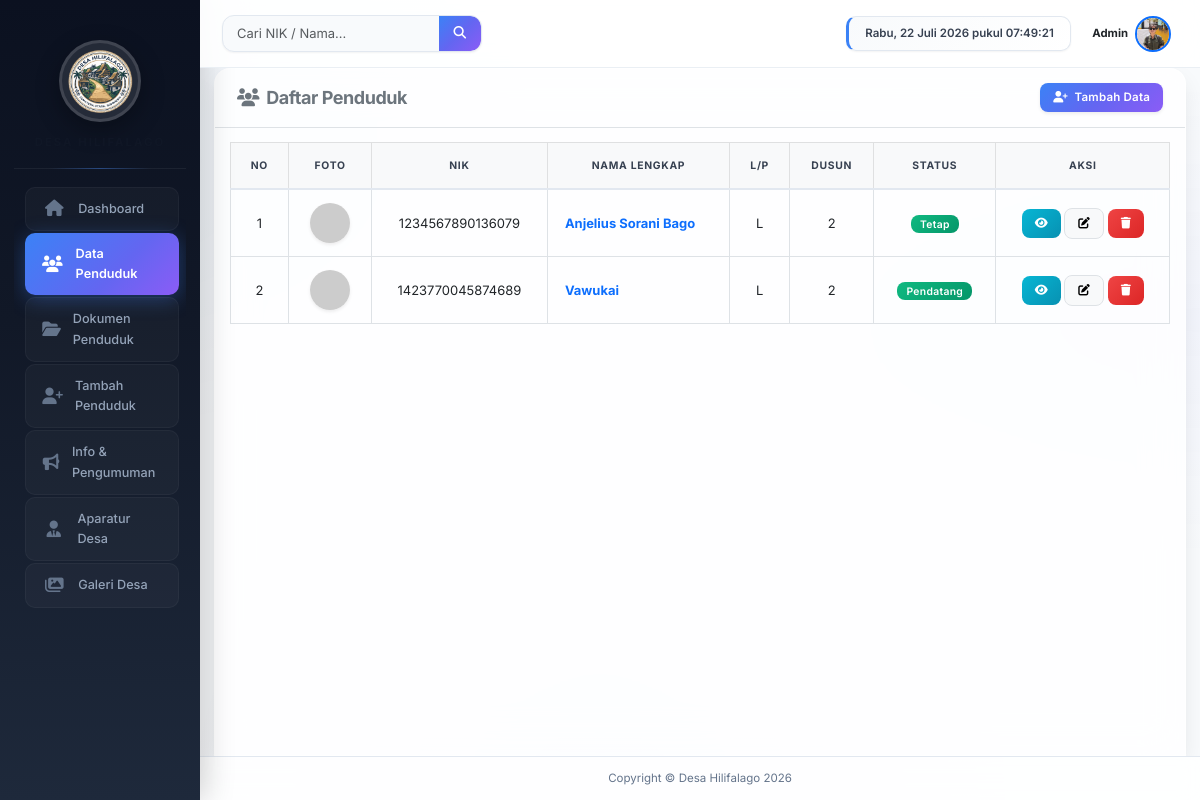
Screenshot of /data_penduduk.php (signed in) with the database file from the repository.
### tables this page shows
CREATE TABLE `penduduk` (
  `nik` varchar(16) NOT NULL,
  `no_kk` varchar(16) NOT NULL,
  `nama_lengkap` varchar(100) NOT NULL,
  `tempat_lahir` varchar(50) NOT NULL,
  `tanggal_lahir` date NOT NULL,
  `jenis_kelamin` enum('Laki-laki','Perempuan') NOT NULL,
  `agama` varchar(20) NOT NULL,
  `pendidikan` varchar(50) NOT NULL,
  `pekerjaan` varchar(50) DEFAULT NULL,
  `status_perkawinan` enum('Belum Kawin','Kawin','Cerai Hidup','Cerai Mati') NOT NULL,
  `alamat` text NOT NULL,
  `rt` varchar(3) DEFAULT NULL,
  `rw` varchar(3) DEFAULT NULL,
  `status_penduduk` enum('Tetap','Pendatang','Pindah','Meninggal') DEFAULT 'Tetap',
  `created_at` timestamp NOT NULL DEFAULT current_timestamp(),
  `updated_at` timestamp NOT NULL DEFAULT current_timestamp() ON UPDATE current_timestamp()
);

### data_penduduk.php (the view, shortened to what this page needs)
<?php
require_once 'koneksi.php';
$query = "SELECT * FROM penduduk";
$params = [];
$query .= " ORDER BY nama_lengkap ASC";
$stmt = $pdo->prepare($query);
$stmt->execute($params);
$data_penduduk = $stmt->fetchAll();
?>
<!DOCTYPE html>
<html lang="id">
<head>
    <link href="https://cdn.jsdelivr.net/npm/bootstrap@5.3.0/dist/css/bootstrap.min.css" rel="stylesheet">
    <link rel="stylesheet" href="https://cdnjs.cloudflare.com/ajax/libs/font-awesome/6.4.0/css/all.min.css">
    <link rel="stylesheet" href="style.css?v=<?= time() ?>">
</head>
<body>
    <div class="container-fluid p-0">
        <div class="row g-0">
            <?php include 'sidebar.php'; ?>
            <div class="col-md-9 col-lg-10 d-flex flex-column" style="height: 100vh; overflow-x: hidden;">
                <?php include 'topbar.php'; ?>
                <div class="flex-grow-1 d-flex flex-column" style="overflow: hidden;">
                    <div class="pt-0 pb-0 px-3 d-flex flex-column flex-grow-1" style="overflow: hidden;">
                        <div class="card shadow-sm glass-card border-0 mb-0 mt-0 flex-grow-1 d-flex flex-column" style="max-height: 100%; overflow: hidden; border-bottom-left-radius: 0 !important; border-bottom-right-radius: 0 !important;">
                            <div class="card-header bg-transparent border-bottom pt-3 px-4 pb-3 d-flex justify-content-between align-items-center">
                                <h5 class="fw-bold text-secondary mb-0"><i class="fa-solid fa-users me-2"></i>Daftar Penduduk</h5>
                                <a href="tambah_penduduk.php" class="btn btn-primary btn-sm shadow-sm"><i class="fa-solid fa-user-plus me-1"></i> Tambah Data</a>
                            </div>
                            <div class="card-body p-3" style="overflow-y: auto; -webkit-overflow-scrolling: touch;">
                                <div class="table-responsive m-0">
                                    <table class="table table-hover table-bordered align-middle mb-0">
                                        <thead class="table-light text-center">
                                            <tr>
                                                <th>No</th>
                                                <th>Foto</th>
                                                <th>NIK</th>
                                                <th>Nama Lengkap</th>
                                                <th>L/P</th>
                                                <th>Dusun</th>
                                                <th>Status</th>
                                                <th style="min-width: 100px;">Aksi</th>
                                            </tr>
                                        </thead>
                                        <tbody>
                                            <?php if (count($data_penduduk) > 0): ?>
                                                <?php $no = 1; foreach ($data_penduduk as $row): ?>
                                                <tr>
                                                    <td class="text-center"><?= $no++ ?></td>
                                                    <td class="text-center">
                                                        <img src="foto_warga/<?= htmlspecialchars($row['nik']) ?>.jpg?t=<?= time() ?>" onerror="this.src='https://via.placeholder.com/40'" class="rounded-circle shadow-sm" style="width: 40px; height: 40px; object-fit: cover;">
                                                    </td>
                                                    <td class="text-center"><?= htmlspecialchars($row['nik']) ?></td>
                                                    <td class="fw-bold text-primary"><?= htmlspecialchars($row['nama_lengkap']) ?></td>
                                                    <td class="text-center"><?= htmlspecialchars($row['jenis_kelamin'] == 'Laki-laki' ? 'L' : 'P') ?></td>
                                                    <td class="text-center"><?= htmlspecialchars($row['rt']) ?></td>
                                                    <td class="text-center">
                                                        <?php
                                                            $badge = 'bg-success';
                                                        ?>
                                                        <span class="badge <?= $badge ?>"><?= htmlspecialchars($row['status_penduduk']) ?></span>
                                                    </td>
                                                    <td class="text-center">
                                                        <a href="lihat_penduduk.php?nik=<?= $row['nik'] ?>" class="btn btn-sm btn-info border-0 text-white" title="Lihat Detail"><i class="fa-solid fa-eye"></i></a>
                                                        <a href="edit_penduduk.php?nik=<?= $row['nik'] ?>" class="btn btn-sm btn-light border" title="Edit Data"><i class="fa-solid fa-pen-to-square"></i></a>
                                                        <button onclick="konfirmasiHapus('<?= $row['nik'] ?>')" class="btn btn-sm btn-danger border-0" title="Hapus Data"><i class="fa-solid fa-trash"></i></button>
                                                    </td>
                                                </tr>
                                                <?php endforeach; ?>
                                            <?php else: ?>
                                                <tr>
                                                    <td colspan="8" class="text-center text-muted py-4">Tidak ada data penduduk yang ditemukan.</td>
                                                </tr>
                                            <?php endif; ?>
                                        </tbody>
                                    </table>
                                </div>
                            </div>
                        </div>
                    </div>
                </div>
                <div class="mt-auto text-center small footer-marquee-official">
                    <span>Copyright &copy; Desa Hilifalago <?= date('Y') ?></span>
                </div>
            </div>
        </div>
    </div>
</body>
</html>

### rows the page displays
penduduk: nik "1234567890136079", nama_lengkap "Anjelius Sorani Bago", jenis_kelamin "L", rt "2", status_penduduk "Tetap"
penduduk: nik "1423770045874689", nama_lengkap "Vawukai", jenis_kelamin "L", rt "2", status_penduduk "Pendatang"
